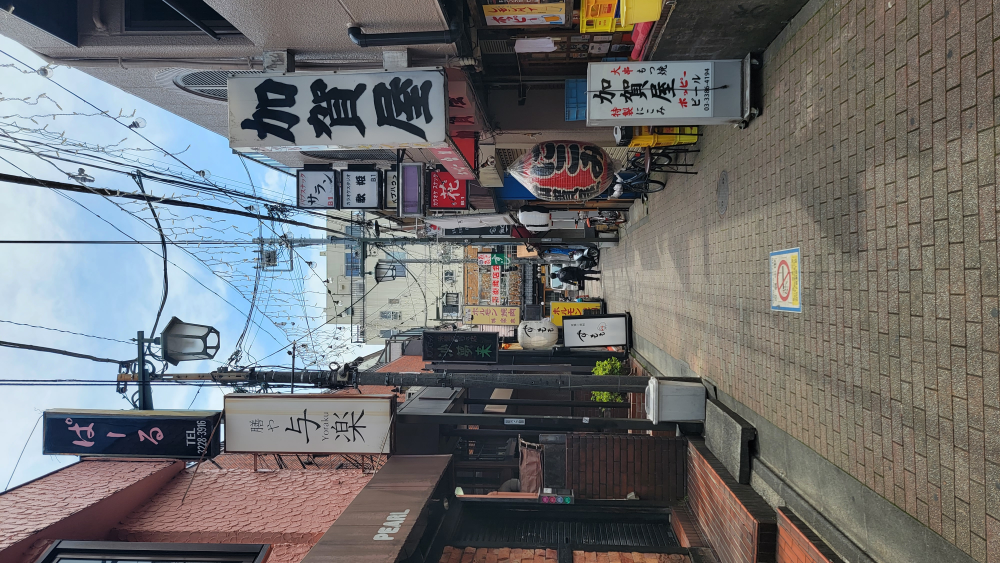
#> input picture photos/city/izakaya-alley-signs.jpg, 4000 x 2252 px, found by its file name (shown at 1/4 size); its folder holds 4 pictures in this run
$ python tex_28i.py
#> lines starting #> are read from the running program, lines starting #| are printed output that depends on the picture
"""Textures for 28i (bar alley, photos/city/izakaya-alley-signs.jpg).
Run from the repo root: python3 tools/tex_28i.py
  ba_brick.png     the alley's brick pavers: 200 x 100 mm in running bond (rows across the alley), each
                   brick filled with speckle quilted from the near pavers of the photo, per-brick tint
                   between grey-brown and red-brown like the photo, dark sandy joints (1.2 m square repeat)
  ba_scale.png     the pink building's fish-scale textured render: overlapping scalloped trowel marks
  ba_scale_n.png   its normal map (colour sampled from the lit part of the photo's wall)
  ba_stucco.png    plain beige render with fine grit + grime streaks (right-hand buildings)
"""
import os
import numpy as np
from PIL import Image, ImageFilter

OUT = "assets/textures"
rng = np.random.default_rng(37)


def cload(n):
#> called with n = 'izakaya-alley-signs'
    im = Image.open(f"photos/city/{n}.jpg")
#> im is the input picture: PIL image 4000x2252 RGB; mean R, G, B 111.3, 111.5, 112.1
    try:
        o = im.getexif().get(274, 1)
#> o = 6
    except Exception:
        o = 1
    im = im.convert("RGB")
    return {3: im.rotate(180, expand=True), 6: im.rotate(270, expand=True), 8: im.rotate(90, expand=True)}.get(o, im)
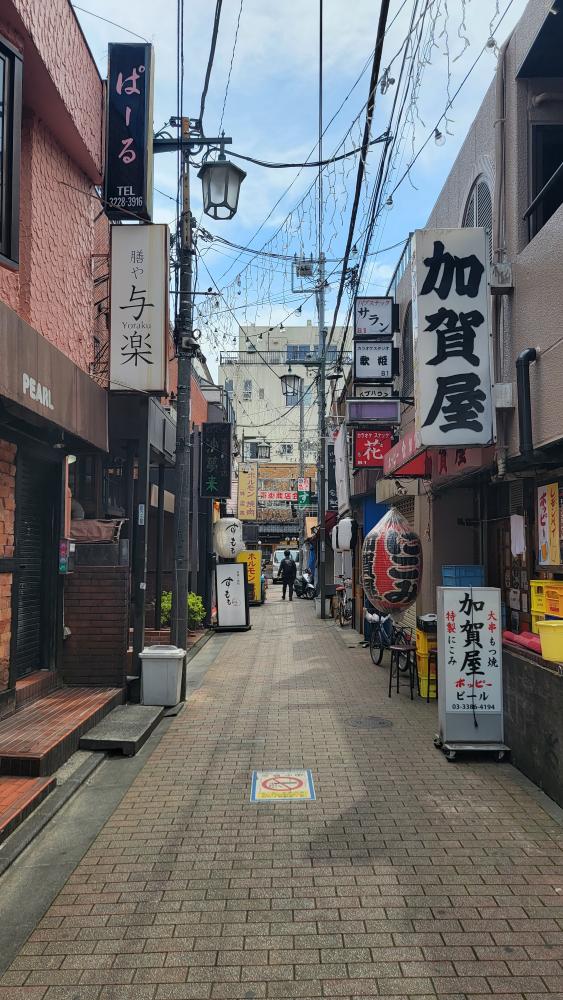
#> returned value: PIL image 2252x4000 RGB (shown at 1/4 size); mean R, G, B 111.3, 111.5, 112.1


def fbm(H, W, cells, octaves, seed):
    r = np.random.default_rng(seed)
    acc = np.zeros((H, W), np.float32); amp = 1.0; tot = 0.0
    for o in range(octaves):
        c = cells * 2 ** o
        g = np.tile(r.random((c, c)).astype(np.float32), (2, 2))
        a = np.asarray(Image.fromarray((g * 255).astype(np.uint8)).resize((W * 2, H * 2), Image.BICUBIC)).astype(np.float32)[:H, :W] / 255
        acc += a * amp; tot += amp; amp *= 0.5
    return acc / tot


def save(name, a):
    Image.fromarray(np.clip(a, 0, 255).astype(np.uint8)).save(os.path.join(OUT, name), optimize=True)
    print("wrote", name, a.shape[1], "x", a.shape[0])


im = cload("izakaya-alley-signs")
k = im.size[0] / 900
#> k = 2.5

# ---- brick pavers
# speckle source: the faces of a few near bricks (photo thumbnail coords), joints excluded by a
# brightness test; collect pixels into a pool and synthesize each brick from random pool tiles
src = np.asarray(im.crop(tuple(int(v * k) for v in (150, 1500, 750, 1600)))).astype(np.float32)
lo = np.asarray(Image.fromarray(src.astype(np.uint8)).filter(ImageFilter.GaussianBlur(20))).astype(np.float32)
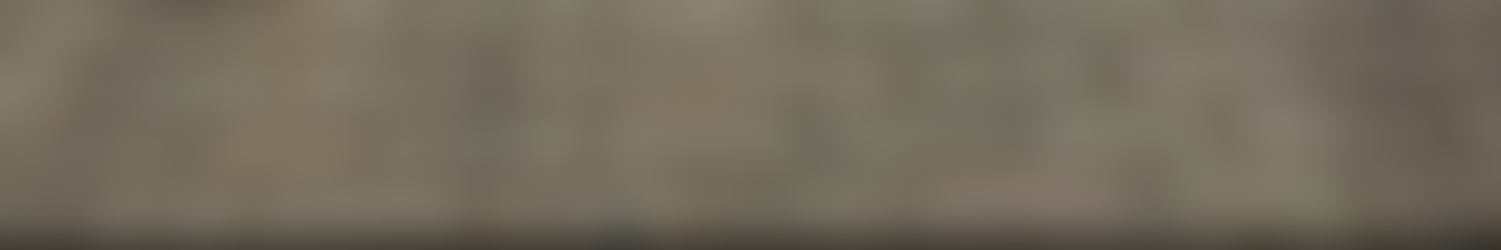
#> lo: shape (250, 1501, 3) float32; mean R, G, B 115.1, 107, 92.8
src = src - lo + lo.reshape(-1, 3).mean(0)
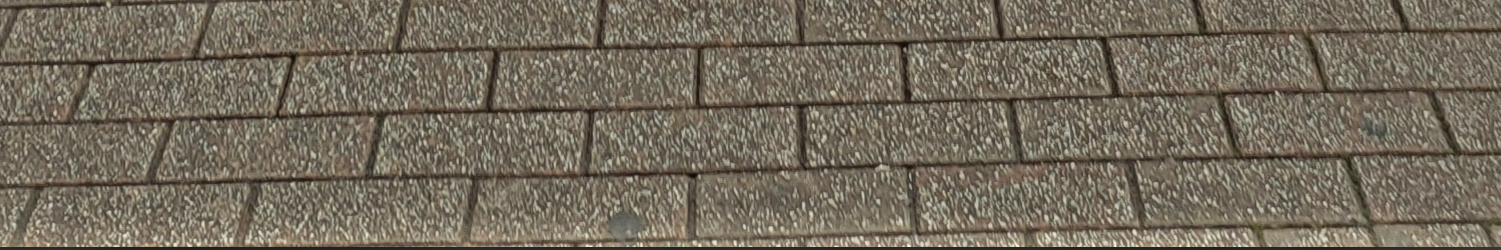
#> src: shape (250, 1501, 3) float32; mean R, G, B 117.5, 109.3, 94.5; drawn with min black and max white
L = src.mean(-1)
face = src[L > np.percentile(L, 30)]
mean = face.mean(0)
#> mean = [131.9, 123.8, 108.4]
N = 1024                                  # 1.2 m: bricks 200 x 100 mm -> 6 across, 12 down
bw, bh = N // 6, N // 12
out = np.zeros((N, N, 3), np.float32)
# speckle field: random pixels from the pool, slightly blurred so it reads as aggregate
idx = rng.integers(0, len(face), N * N)
spk = face[idx].reshape(N, N, 3) - mean
spk = np.asarray(Image.fromarray(np.clip(spk + 128, 0, 255).astype(np.uint8)).filter(ImageFilter.GaussianBlur(0.9))).astype(np.float32) - 128
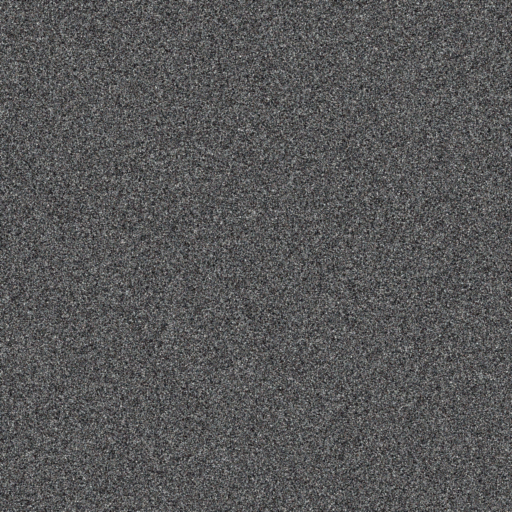
#> spk: shape (1024, 1024, 3) float32 (shown at 1/2 size); mean of channels 0, 1, 2 -0.4, -0.4, -0.3; drawn with min black and max white
yy, xx = np.mgrid[0:N, 0:N]
row = yy // bh
off = (row % 2) * (bw // 2)
colI = ((xx + off) // bw) % 6
tid = (row * 6 + colI) % 72
tints = np.stack([rng.normal(0, 1, 72) for _ in range(3)], -1)
red = rng.random(72)
base = np.array([128, 112, 100], np.float32)
redc = np.array([138, 98, 82], np.float32)
bc = base[None] * (1 - red[:, None] * 0.55) + redc[None] * (red[:, None] * 0.55) + tints[:, :1] * 6 + tints * 1.2
out = bc[tid] + spk * 1.25
# brick edge bevel: darken towards the joints
ex = np.minimum((xx + off) % bw, bw - 1 - (xx + off) % bw)
ey = np.minimum(yy % bh, bh - 1 - yy % bh)
e = np.minimum(ex, ey).astype(np.float32)
out *= (0.78 + 0.22 * np.clip(e / 6, 0, 1))[..., None]
joint = e < 3
out[joint] = np.array([70, 62, 55]) + rng.normal(0, 6, (joint.sum(), 3))
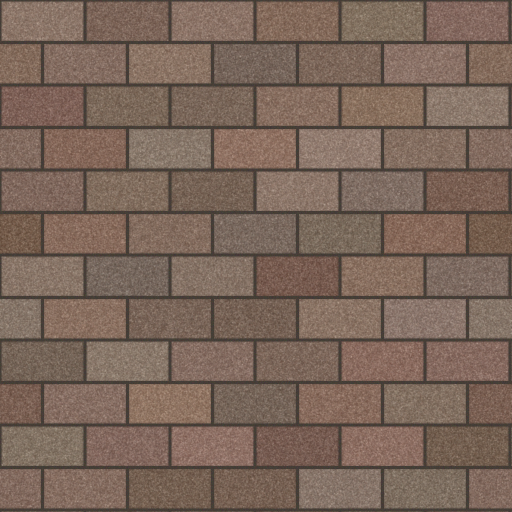
#> out: shape (1024, 1024, 3) float64 (shown at 1/2 size); mean of channels 0, 1, 2 123.4, 102.6, 90.3; drawn as R, G, B
out *= (0.92 + 0.16 * fbm(N, N, 3, 4, 8))[..., None]          # broad wear
save("ba_brick.png", out)
#| wrote ba_brick.png 1024 x 1024

# ---- fish-scale render
wall = np.asarray(im.crop(tuple(int(v * k) for v in (60, 90, 140, 300)))).astype(np.float32).reshape(-1, 3)
Lw = wall.mean(1)
pink = np.median(wall[(Lw > np.percentile(Lw, 40)) & (Lw < np.percentile(Lw, 90))], 0)
#> pink = [142, 108, 106]
H = W = 1024                              # 1.0 m repeat; scales ~125 x 90 mm
sw, sh = 128, 92
h = np.zeros((H, W), np.float32)
for r in range(H // sh + 2):
    for cidx in range(W // sw + 2):
        cx = cidx * sw + (r % 2) * sw // 2 + rng.normal(0, 6)
        cy = r * sh + rng.normal(0, 4)
        rx, ry = sw * 0.62 + rng.normal(0, 4), sh * 1.05 + rng.normal(0, 4)
        x0, x1 = int(cx - rx) - 2, int(cx + rx) + 2
        y0, y1 = int(cy - ry * 0.1), int(cy + ry) + 2
        ys, xs = np.mgrid[y0:y1, x0:x1]
        d = ((xs - cx) / rx) ** 2 + ((ys - cy) / ry) ** 2
        inside = (d < 1) & (ys >= cy)
        t = np.clip(1 - d, 0, 1)
        v = np.where(inside, 0.45 + 0.1 * t + 0.45 * np.exp(-(t / 0.07) ** 2), 0)   # flat face, raised rim ridge
        ys %= H; xs %= W
        cur = h[ys, xs]
        h[ys, xs] = np.where(inside, v, cur)      # later rows overlap earlier ones
h += (fbm(H, W, 16, 3, 3) - 0.5) * 0.25
hb = np.asarray(Image.fromarray((np.clip(h, 0, 1) * 255).astype(np.uint8)).filter(ImageFilter.GaussianBlur(1.5))).astype(np.float32) / 255
dx = (np.roll(hb, -1, 1) - np.roll(hb, 1, 1)) * 0.5
dy = (np.roll(hb, -1, 0) - np.roll(hb, 1, 0)) * 0.5
nx, ny, nz = -dx * 6, dy * 6, np.ones_like(hb)
ln = np.sqrt(nx ** 2 + ny ** 2 + nz ** 2)
save("ba_scale_n.png", (np.stack([nx / ln, ny / ln, nz / ln], -1) * 0.5 + 0.5) * 255)
#> call 2 of save, with name = 'ba_scale_n.png'
#> in save (call 2), `Image.fromarray(np.clip(a, 0, 255).astype(np.uint8)).save(os.path.join..`:
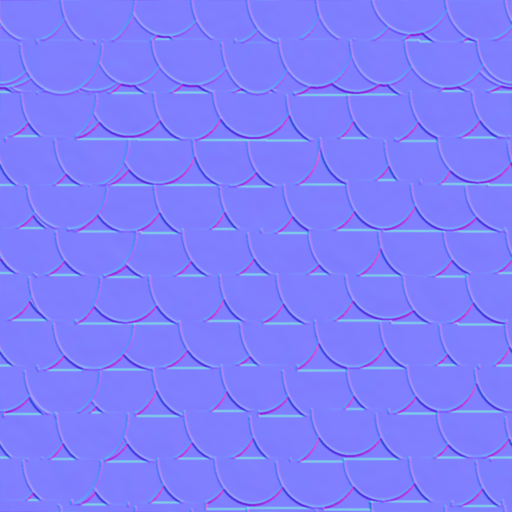
#> saved as ba_scale_n.png: PIL image 1024x1024 RGB (shown at 1/2 size); mean R, G, B 127, 127.4, 252.5
col = pink[None, None, :] * (0.9 + 0.16 * hb[..., None]) + ((fbm(H, W, 4, 4, 5) - 0.5) * 18)[..., None]
streak = fbm(H, W, 3, 3, 6)
col *= (1 - np.clip((streak - 0.6) * 0.8, 0, 0.15))[..., None]
save("ba_scale.png", col)
#| wrote ba_scale.png 1024 x 1024

# ---- beige render
H = W = 512
b = np.array([196, 186, 168], np.float32)
S = b[None, None, :] + ((fbm(H, W, 6, 5, 9) - 0.5) * 26)[..., None]
S += (rng.random((H, W)) ** 5 * 30 - rng.random((H, W)) ** 7 * 40)[..., None]
x = np.linspace(0, 1, W)[None, :]
st = (fbm(H, W, 2, 3, 12) - 0.5) * 0 + np.clip(np.sin(x * 37) * 0.5 + 0.5, 0, 1) ** 12 * np.linspace(0.6, 0, H)[:, None]
S *= (1 - st * 0.12)[..., None]
save("ba_stucco.png", np.asarray(Image.fromarray(np.clip(S, 0, 255).astype(np.uint8)).filter(ImageFilter.GaussianBlur(0.6))).astype(np.float32))
#> call 4 of save, with name = 'ba_stucco.png'
#> in save (call 4), `Image.fromarray(np.clip(a, 0, 255).astype(np.uint8)).save(os.path.join..`:
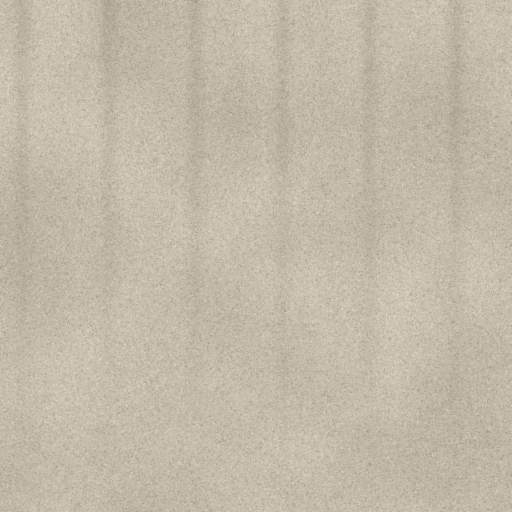
#> saved as ba_stucco.png: PIL image 512x512 RGB; mean R, G, B 195.5, 185.6, 167.7
